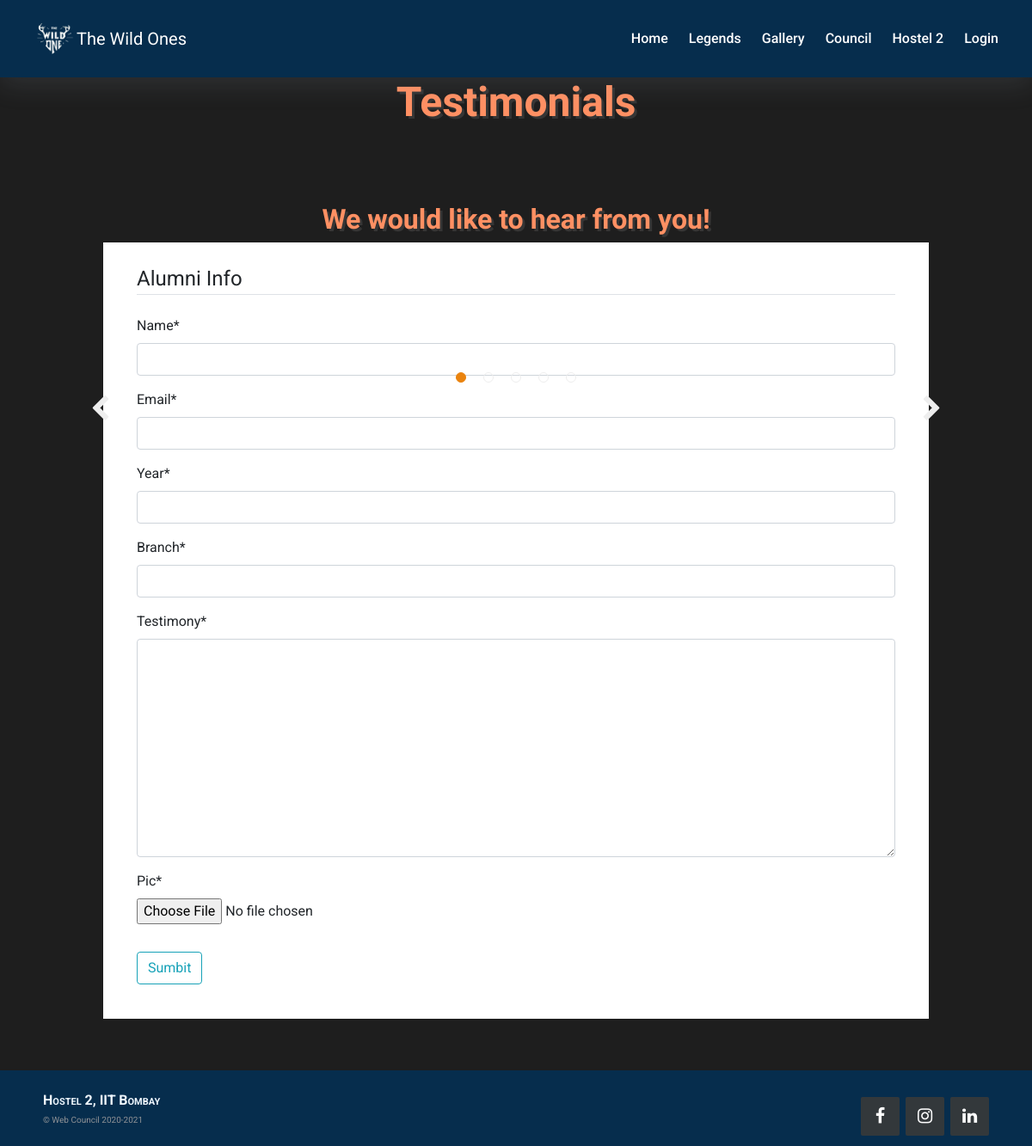
The app's page /alumni/, older data.
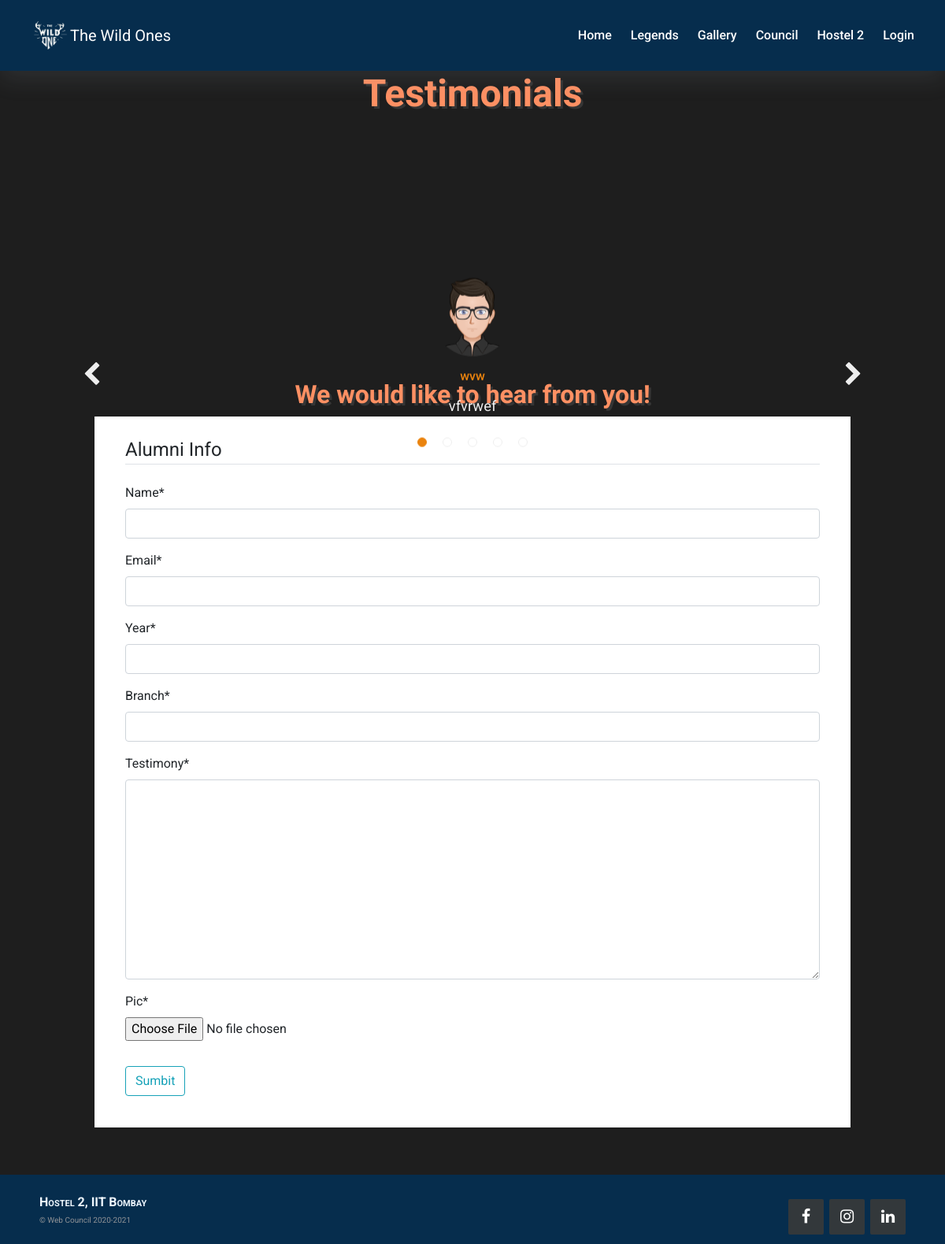
The same page, newer data.
### hostel2/models.py (models this page shows, shortened)
class Testimony(models.Model):
    name =models.CharField(max_length=100)
    pic = models.ImageField(default = 'avatar7.png', upload_to = 'testimonial/')
    content= RichTextField(blank=True, null=True)

### hostel2/views.py (the view)
# urls.py: path('alumni/', views.alumni , name="alumni"),
def alumni(request):
    testimony = Testimony.objects.all()
    a_form = AlumniForm()
    if request.method == 'POST':
        a_form = AlumniForm(request.POST)
        if a_form.is_valid():
            a_form.save()
            messages.success(request, f'You testimony has been submitted!')
    context = {'testimony': testimony,'a_form' : a_form}
    return render(request, 'hostel2/alumni.html',context)

### hostel2/forms.py
class AlumniForm(forms.ModelForm):
    name = forms.CharField()
    email = forms.EmailField()
    year = forms.IntegerField()
    branch = forms.CharField()
    testimony = forms.CharField(widget=forms.Textarea)
    pic = forms.ImageField()
    class Meta:
        model = AlumniTestimony
        fields = ['name', 'email', 'year', 'branch','testimony','pic' ]

### hostel2/templates/hostel2/alumni.html (shortened to what this page needs)
{% extends "hostel2/base.html" %}
{% block head %}
{% load static %}
<link rel="stylesheet" href="{% static 'hostel2/alumni.css'%}">
<link rel="stylesheet" href="{% static 'hostel2/footer.css'%}">
<link href="https://use.fontawesome.com/releases/v5.0.6/css/all.css" rel="stylesheet">
  <link rel="stylesheet" href="https://cdnjs.cloudflare.com/ajax/libs/font-awesome/4.7.0/css/font-awesome.min.css">
{% endblock head %}
{% block body %}
<h1 class="title">Testimonials</h1>
<section id="testim" class="testim">
            <div class="wrap">
                <span id="right-arrow" class="arrow right fa fa-chevron-right"></span>
                <span id="left-arrow" class="arrow left fa fa-chevron-left "></span>
                <ul id="testim-dots" class="dots">
                    <li class="dot active"></li><li class="dot"></li><li class="dot"></li><li class="dot"></li><li class="dot"></li>
                </ul>
                <div id="testim-content" class="cont">
                {% for alumni in testimony%}
                    <div class="active">
                        <div class="img"><img src={{alumni.pic.url}} alt=""></div>
                        <h2>{{alumni.name}}</h2>
                        <p>{{alumni.content | safe}}</p>
                    </div>
                {% endfor %}
                </div>
            </div>
    </section>
<div >
    <h1 class="aditya">We would like to hear from you!</h1>
</div>
{% load crispy_forms_tags %}
<div style="background-color: white; margin-left: 10%; margin-right: 10%; padding: 2%; margin-top:0%; margin-bottom: 5%;">
  <div class="container">
    <form method="POST" enctype="multipart/form-data">
        <fieldset class="form-group">
            <legend class="border-bottom mb-4">Alumni Info</legend>
            {{ a_form|crispy }}
        </fieldset>
        <div class="form-group">
            <button class="btn btn-outline-info" type="submit">Sumbit</button>
        </div>
    </form>
  </div>
</div>
 <footer class="footer-distributed">
    <div class="footer-right">
        <a href="https://www.facebook.com/h2iitb" target="_blank"><i class="fa fa-facebook"></i></a>
        <a href="https://www.instagram.com/the_wild_ones_h2" target="_blank"><i class="fa fa-instagram"></i></a>
        <a href="https://www.linkedin.com/company/hostel2iitbombay/" target="_blank"><i class="fa fa-linkedin"></i></a>
    </div>
    <div class="footer-left">
        <h1 class = "priyansh" > Hostel 2, IIT Bombay</h1>
        <p> &copy; Web Council 2020-2021</p>
    </div>
</footer>
{% endblock body %}

### hostel2/templates/hostel2/base.html (shortened to what this page needs)
{% load static %}
<!DOCTYPE html>
<html>
<head>
  <link rel="stylesheet" href="https://maxcdn.bootstrapcdn.com/bootstrap/4.5.0/css/bootstrap.min.css">
  <link rel="stylesheet" href="{% static 'hostel2/navbar.css'%}">
  <link rel="stylesheet" href="https://cdnjs.cloudflare.com/ajax/libs/font-awesome/4.7.0/css/font-awesome.min.css">
 {% block head %}
 {% endblock head %}
</head>
<body id="bg" >
<div class="navigation-wrap bg-lightx start-header start-style navfont">
      <div class="row leftrightadjust">
        <div class="col-12">
          <nav class="navbar navbar-expand-md navbar-light">
              <img src="{%static "hostel2/h2logo.png"%}" width="50px">
            <a class="navbar-brand" style="color: #fff" href={% url 'base'  %}>The Wild Ones</a>
            <div class="collapse navbar-collapse" id="navbarSupportedContent">
              <ul class="navbar-nav ml-auto py-4 py-md-0">
                <li class="nav-item pl-4 pl-md-0 ml-0 ml-md-4">
                  <a class="nav-link" href="{% url 'home_page' %}">Home</a>
                </li>
                <li class="nav-item pl-4 pl-md-0 ml-0 ml-md-4">
                  <a class="nav-link" href="{% url 'legend' %}">Legends</a>
                </li>
                <li class="nav-item pl-4 pl-md-0 ml-0 ml-md-4">
                  <a class="nav-link" href="{% url 'gallery' %}">Gallery</a>
                </li>
                <li class="nav-item pl-4 pl-md-0 ml-0 ml-md-4">
                  <a class="nav-link" href="{% url 'contactus' %}">Council</a>
                </li>
                <li class="nav-item pl-4 pl-md-0 ml-0 ml-md-4 active">
                  <a class="nav-link dropdown-toggle" data-toggle="dropdown" href="#" role="button" aria-haspopup="true" aria-expanded="false">Hostel 2</a>
                </li>
                 {% if user.is_authenticated %}
                <li class="nav-item pl-4 pl-md-0 ml-0 ml-md-4">
                  <a class="nav-link" href="{% url 'profile' %}">Profile</a>
                </li>
                <li class="nav-item pl-4 pl-md-0 ml-0 ml-md-4">
                  <a class="nav-link" href="{% url 'logout' %}">Logout</a>
                </li>
                {% else %}
                <li class="nav-item pl-4 pl-md-0 ml-0 ml-md-4">
                  <a class="nav-link" href="{% url 'login' %}">Login</a>
                </li>
                {% endif %}
              </ul>
            </div>
          </nav>
        </div>
      </div>
  </div>
{% block body %}
{% endblock body %}
</body>
</html>

### hostel2/static/hostel2/navbar.css (style rules this page uses)
body { background-image: url('https://s3-us-west-2.amazonaws.com/s.cdpn.io/1462889/pat-back.svg'); background-position: center; background-repeat: repeat; background-size: 7%; background-color: #fff; overflow-x: hidden; transition: all 200ms linear; }
.navfont { font-family: 'Poppins', sans-serif; font-size: 16px ; line-height: 24px; font-weight: 400; color: #212112 ; }
.start-header { opacity: 1; transform: translateY(0); padding: 20px 0; box-shadow: 0 10px 30px 0 rgba(138, 155, 165, 0.15); -webkit-transition : all 0.3s ease-out; transition : all 0.3s ease-out; }
.navigation-wrap { position: relative; width: 100%; top: 0; left: 0; z-index: 1000; -webkit-transition : all 0.3s ease-out; transition : all 0.3s ease-out; }
.navbar { padding: 0; }
.nav-link { color: #fff !important; font-weight: 500; transition: all 200ms linear; }
.nav-item.active .nav-link { color: #fff !important; }
.nav-link { position: relative; padding: 5px 0 !important; display: inline-block; }
.nav-item:after { position: absolute; bottom: -5px; left: 0; width: 100%; height: 2px; content: ''; background-color: #8167a9; opacity: 0; transition: all 200ms linear; }
.nav-item { position: relative; transition: all 200ms linear; }
.bg-lightx { background-color: #062d4d !important; transition: all 200ms linear; }
h1 { font-size: 48px; line-height: 1.2; font-weight: 700; color: #212112; text-align: center; }
.dropdown-toggle::after { display: none; }
.leftrightadjust { margin-left: 2%; margin-right: 2%; }

### hostel2/static/hostel2/footer.css (style rules this page uses)
* { font-family: Roboto; }
.footer-distributed { background-color: #062d4d; box-shadow: 0 1px 1px 0 rgba(0, 0, 0, 0.12); box-sizing: border-box; width: 100%; text-align: left; font: normal 16px sans-serif; padding: 25px 50px; }
.footer-distributed .footer-left p { color: #8f9296; font-size: 10px; margin: 0; }
.footer-distributed .footer-right { float: right; margin-top: 6px; max-width: 180px; }
.footer-distributed .footer-right a { display: inline-block; width: 45px; height: 45px; background-color: #33383b; border-radius: 2px; font-size: 20px; color: #ffffff; text-align: center; line-height: 45px; margin-left: 3px; transition:all .25s; }
.priyansh { color: aliceblue; font-family: Adobe Caslon Pro, Hoefler Text, Georgia, Garamond, Times, serif: letter-spacing:0.1em; text-align:left; font-size: 12pt; font-variant: small-caps; }

Row changes from the older to the newer data that the page shows:
added Testimony: pic (picture), name "wvw", content "vfvrwef"
